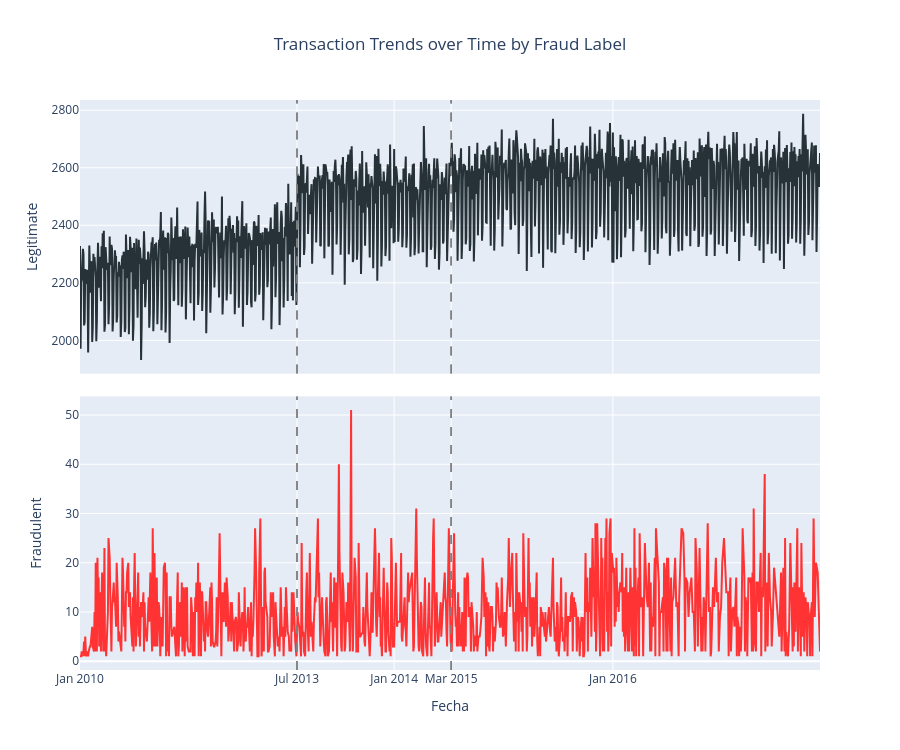

Write notebook code for a chart like this one.
### Code cell
transactions_evolution_unbiased_false = transactions_evolution_unbiased_df.filter(pl.col('target') == 'Legitimate')
transactions_evolution_unbiased_true = transactions_evolution_unbiased_df.filter(pl.col('target') == 'Fraudulent')

transactions_evolution_unbiased_plot = go.Figure()

transactions_evolution_unbiased_plot.add_trace(go.Scatter(
    x=transactions_evolution_unbiased_false['day'], 
    y=transactions_evolution_unbiased_false['len'], 
    name='Legitimate',
    line=dict(color='#263238', width=2),
    xaxis='x',
    yaxis='y' 
))

transactions_evolution_unbiased_plot.add_trace(go.Scatter(
    x=transactions_evolution_unbiased_true['day'], 
    y=transactions_evolution_unbiased_true['len'], 
    name='Fraudulent',
    line=dict(color='#FF3333', width=2),
    xaxis='x',
    yaxis='y2' 
))

transactions_evolution_unbiased_plot.update_layout(
    title_text='Transaction Trends over Time by Fraud Label', title_x=0.5,
    width=900, height=750, autosize=False,
    hovermode='x',
    legend_title_text='', showlegend=False,
    
    yaxis=dict(
        title= dict(text='Legitimate', standoff=10),
        domain=[0.52, 1.0],
        showspikes=True, spikemode='across', spikethickness=1, spikedash='dash', spikecolor="#040404"
    ),
    
    yaxis2=dict(
        title= dict(text='Fraudulent', standoff=20),
        domain=[0.0, 0.48],
        showspikes=True, spikemode='across', spikethickness=1, spikedash='dash', spikecolor="#040404"
    ),
    
    xaxis=dict(
        title='Fecha',
        type='date', tickformat='%b %Y', hoverformat='%A, %d %b %Y',
        showspikes=True, spikemode='across', spikethickness=1, spikedash='dash', spikecolor="#040404",
        anchor='y2', side='bottom',
        rangebreaks=[
            dict(bounds=["2011-01-09", "2013-07-18"]), 
            dict(bounds=["2014-04-09", "2015-03-29"])
        ] 
    )
)

for fecha in ["2011-01-09", "2013-07-18", "2014-04-09", "2015-03-29"]:
    transactions_evolution_unbiased_plot.add_shape(
        type="line", xref="x", yref="paper",
        x0=fecha, x1=fecha, y0=0.52, y1=1.0,
        line=dict(color="gray", width=1.5, dash="dash")
)

for fecha in ["2011-01-09", "2013-07-18", "2014-04-09", "2015-03-29"]:
    transactions_evolution_unbiased_plot.add_shape(
        type="line", xref="x", yref="paper",
        x0=fecha, x1=fecha, y0=0.0, y1=0.48,
        line=dict(color="gray", width=1.5, dash="dash")
)

transactions_evolution_unbiased_plot.show()

### Figure 1 — Plotly figure (JSON) as saved in the notebook; plotly's stock layout.template omitted (floating-point values rounded to 4 significant figures; data arrays with more than 128 entries replaced by an {"elided": "..."} marker saying what was removed)
{"data": [{"line": {"color": "#263238", "width": 2}, "name": "Legitimate", "type": "scatter", "x": {"elided": "1270 str values"}, "xaxis": "x", "y": {"elided": "1270 int values"}, "yaxis": "y"}, {"line": {"color": "#FF3333", "width": 2}, "name": "Fraudulent", "type": "scatter", "x": {"elided": "929 str values"}, "xaxis": "x", "y": {"elided": "929 int values"}, "yaxis": "y2"}], "layout": {"autosize": false, "height": 750, "hovermode": "x", "legend": {"title": {"text": ""}}, "shapes": [{"line": {"color": "gray", "dash": "dash", "width": 1.5}, "type": "line", "x0": "2011-01-09", "x1": "2011-01-09", "xref": "x", "y0": 0.52, "y1": 1, "yref": "paper"}, {"line": {"color": "gray", "dash": "dash", "width": 1.5}, "type": "line", "x0": "2013-07-18", "x1": "2013-07-18", "xref": "x", "y0": 0.52, "y1": 1, "yref": "paper"}, {"line": {"color": "gray", "dash": "dash", "width": 1.5}, "type": "line", "x0": "2014-04-09", "x1": "2014-04-09", "xref": "x", "y0": 0.52, "y1": 1, "yref": "paper"}, {"line": {"color": "gray", "dash": "dash", "width": 1.5}, "type": "line", "x0": "2015-03-29", "x1": "2015-03-29", "xref": "x", "y0": 0.52, "y1": 1, "yref": "paper"}, {"line": {"color": "gray", "dash": "dash", "width": 1.5}, "type": "line", "x0": "2011-01-09", "x1": "2011-01-09", "xref": "x", "y0": 0, "y1": 0.48, "yref": "paper"}, {"line": {"color": "gray", "dash": "dash", "width": 1.5}, "type": "line", "x0": "2013-07-18", "x1": "2013-07-18", "xref": "x", "y0": 0, "y1": 0.48, "yref": "paper"}, {"line": {"color": "gray", "dash": "dash", "width": 1.5}, "type": "line", "x0": "2014-04-09", "x1": "2014-04-09", "xref": "x", "y0": 0, "y1": 0.48, "yref": "paper"}, {"line": {"color": "gray", "dash": "dash", "width": 1.5}, "type": "line", "x0": "2015-03-29", "x1": "2015-03-29", "xref": "x", "y0": 0, "y1": 0.48, "yref": "paper"}], "showlegend": false, "title": {"text": "Transaction Trends over Time by Fraud Label", "x": 0.5}, "width": 900, "xaxis": {"anchor": "y2", "autorange": true, "hoverformat": "%A, %d %b %Y", "range": ["2010-01-01", "2016-12-22"], "rangebreaks": [{"bounds": ["2011-01-09", "2013-07-18"]}, {"bounds": ["2014-04-09", "2015-03-29"]}], "showspikes": true, "side": "bottom", "spikecolor": "#040404", "spikedash": "dash", "spikemode": "across", "spikethickness": 1, "tickformat": "%b %Y", "title": {"text": "Fecha"}, "type": "date"}, "yaxis": {"autorange": true, "domain": [0.52, 1], "range": [1884.0, 2836.0], "showspikes": true, "spikecolor": "#040404", "spikedash": "dash", "spikemode": "across", "spikethickness": 1, "title": {"standoff": 10, "text": "Legitimate"}, "type": "linear"}, "yaxis2": {"autorange": true, "domain": [0, 0.48], "range": [-1.778, 53.78], "showspikes": true, "spikecolor": "#040404", "spikedash": "dash", "spikemode": "across", "spikethickness": 1, "title": {"standoff": 20, "text": "Fraudulent"}, "type": "linear"}}}
